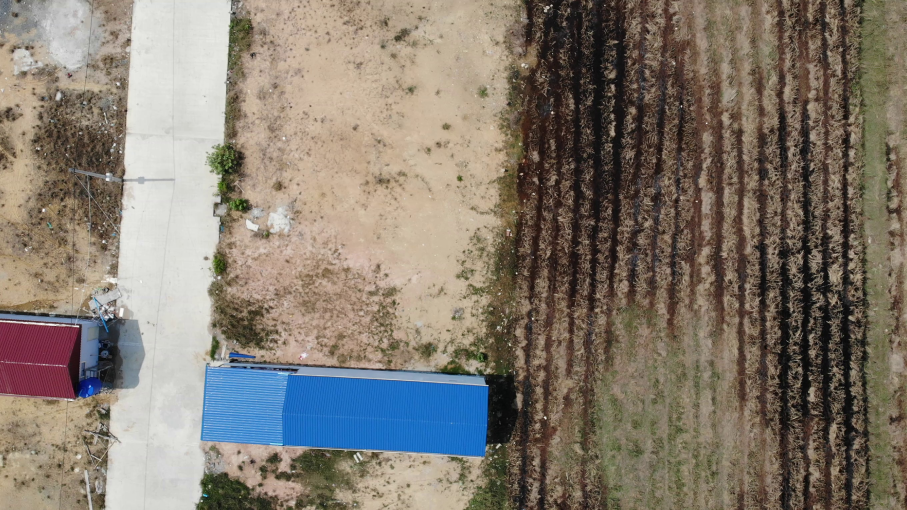
//> input picture image_1.png, 2720 x 1530 px (shown at 1/3 size)
$ ./main   (built with g++ and OpenCV 4)
//> lines starting //> are read from the running program, lines starting //| are printed output that depends on the picture; pictures that were not available may be replaced by others from this repository, and a replacement may not be noted
#include <opencv2/opencv.hpp>
#include "matchFeatures.h"
using namespace cv;
using namespace std;

#include <iostream>
#ifdef _DEBUG
// the debug version that corresponds to the opencv_world420d.dll:
#pragma comment(lib, "opencv_world4100d.lib")
#else
// the release version that corresponds to the opencv_world420.dll:
#pragma comment(lib, "opencv_world4100.lib")
#endif
void detectAndComputeFeatures(const Mat& img, std::vector<KeyPoint>& keypoints, Mat& descriptors) {
    // Create ORB object
    Ptr<ORB> orb = ORB::create();
    // Detect keypoints and compute descriptors
    orb->detectAndCompute(img, noArray(), keypoints, descriptors);
}
std::vector<std::vector<int>> matToVector(const cv::Mat& mat) {
    std::vector<std::vector<int>> vec(mat.rows, std::vector<int>(mat.cols));
    for (int i = 0; i < mat.rows; ++i) {
        for (int j = 0; j < mat.cols; ++j) {
            vec[i][j] = static_cast<int>(*(mat.ptr(i, j)));
        }
    }
    return vec;
}
int main() {

    Mat img1 = imread("C:\\Users\\The user\\Downloads\\image_1.png", IMREAD_GRAYSCALE);
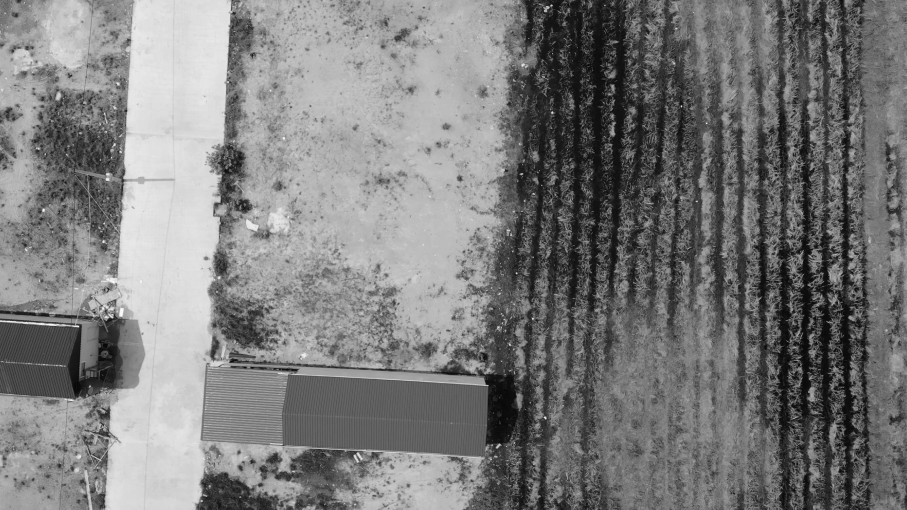
//> img1: 1530 rows x 2720 cols, CV_8UC1 (shown at 1/3 size); min 0, max 255, mean 123.7
    if (img1.empty()) {
        std::cout << "Could not open or find image1.png!" << std::endl;
        return -1;
    }
    resize(img1, img1, img1.size() / 5);
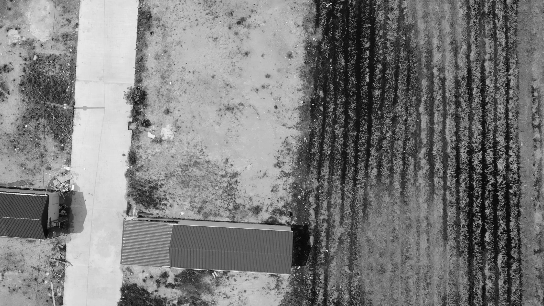
//> img1: 306 rows x 544 cols, CV_8UC1; min 2, max 254, mean 123.7
    // Load the second image
    Mat img2 = imread("C:\\Users\\The user\\Downloads\\image_2.png", IMREAD_GRAYSCALE);
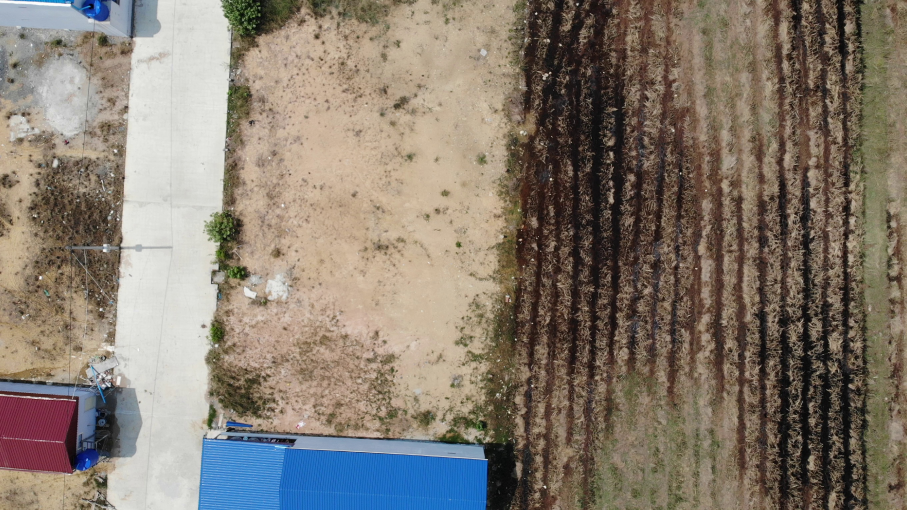
//> input picture image_2.jpg, 2720 x 1530 px, given in place of image_2.png, which was not available (shown at 1/3 size)
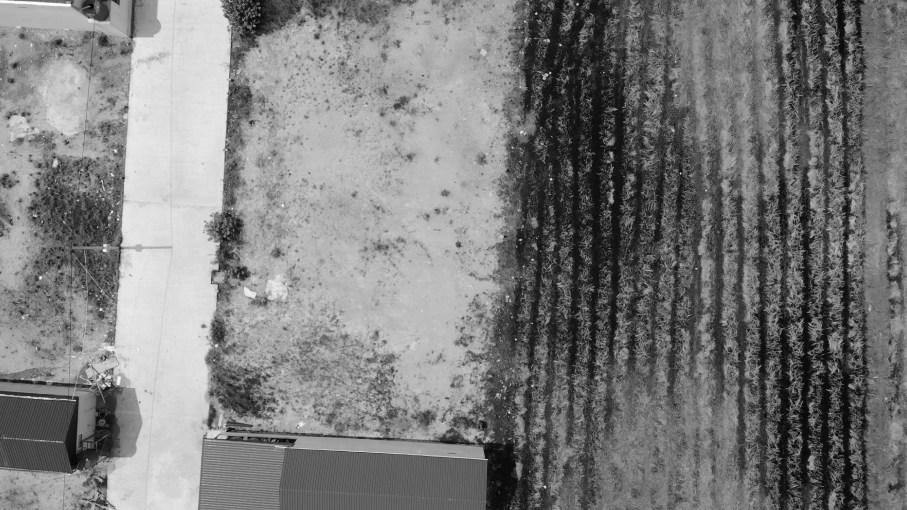
//> img2: 1530 rows x 2720 cols, CV_8UC1 (shown at 1/3 size); min 0, max 255, mean 124.6
    if (img2.empty()) {
        std::cout << "Could not open or find image2!" << std::endl;
        return -1;
    }
    resize(img2, img2, img2.size() / 5);
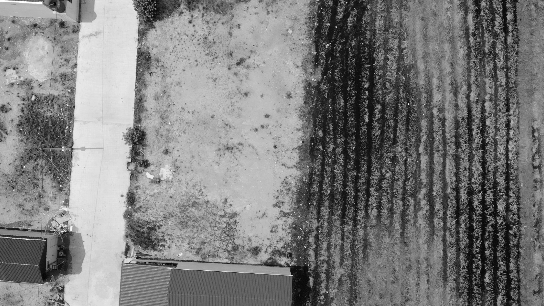
//> img2: 306 rows x 544 cols, CV_8UC1; min 2, max 255, mean 124.6
    // Vectors to store keypoints for each image
    std::vector<KeyPoint> keypoints1, keypoints2;
    // Matrices to store descriptors for each image
    Mat descriptors1, descriptors2;
    // Detect keypoints and compute descriptors for the first image
    detectAndComputeFeatures(img1, keypoints1, descriptors1);
//> in detectAndComputeFeatures, `orb->detectAndCompute(img, noArray(), keypoints, descriptors);`: keypoints = 500 keypoints; strongest (x, y, size): (67, 190, 31), (71, 189, 31), (128, 127, 31), (62, 246, 31)
//> keypoints1 has the same summary as keypoints in detectAndComputeFeatures
    // Detect keypoints and compute descriptors for the second image
    detectAndComputeFeatures(img2, keypoints2, descriptors2);
//> in detectAndComputeFeatures (call 2), `orb->detectAndCompute(img, noArray(), keypoints, descriptors);`: keypoints = 500 keypoints; strongest (x, y, size): (130, 159, 31), (175, 264, 31), (32, 98, 31), (326, 45, 31)
//> keypoints2 has the same summary as keypoints in detectAndComputeFeatures
    // Convert cv::Mat to std::vector<std::vector<float>>
    std::vector<std::vector<int>> descriptors1_ = matToVector(descriptors1);
//> descriptors1_ = 500 items
    std::vector<std::vector<int>> descriptors2_ = matToVector(descriptors2);
//> descriptors2_ = 500 items
    //Perform matching
    FlannBasedMatcher matcher(new flann::LshIndexParams(20, 10, 2));
    std::vector<std::vector<DMatch>> knn_matches;
    std::vector<std::vector<DMatch>> s;
    matcher.knnMatch(descriptors2, descriptors1, knn_matches, 2);
//> knn_matches = 500 matches
    std::vector<DMatch> good;
    for (const auto& matches : knn_matches) {
        if (matches.size() > 1) {
            // Checking the distance ratio between the first match and the second
            if (matches[0].distance < 0.7 * matches[1].distance) {
                good.push_back(matches[0]);
            }
        }
    }
//> after the loop, good = 173 matches
    Mat res;
    drawMatches(img1, keypoints1, img2, keypoints2, good, res);
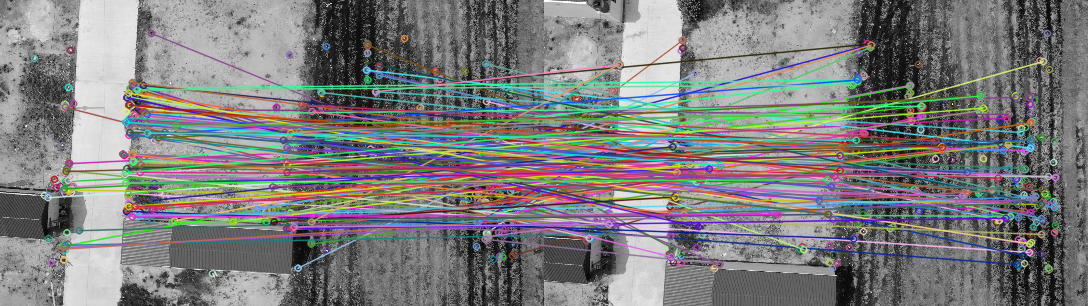
//> res: 306 rows x 1088 cols, CV_8UC3; mean B, G, R 125.5, 125, 125.1
    imwrite("open cv.jpg", res);
//> (the run ends here: the program needs code that is not available in this run, at `MatchFeaturers matcher1;`)
